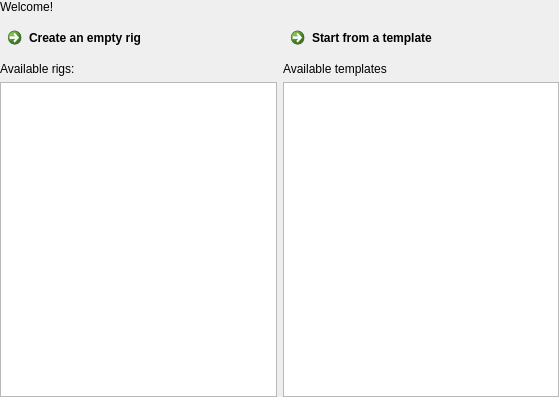
<?xml version="1.0" encoding="UTF-8"?>
<ui version="4.0">
 <class>Form</class>
 <widget class="QWidget" name="Form">
  <property name="geometry">
   <rect>
    <x>0</x>
    <y>0</y>
    <width>559</width>
    <height>397</height>
   </rect>
  </property>
  <property name="windowTitle">
   <string>Form</string>
  </property>
  <layout class="QVBoxLayout" name="verticalLayout">
   <property name="leftMargin">
    <number>0</number>
   </property>
   <property name="topMargin">
    <number>0</number>
   </property>
   <property name="rightMargin">
    <number>0</number>
   </property>
   <property name="bottomMargin">
    <number>0</number>
   </property>
   <item>
    <widget class="QLabel" name="label">
     <property name="text">
      <string>Welcome!</string>
     </property>
    </widget>
   </item>
   <item>
    <layout class="QHBoxLayout" name="horizontalLayout">
     <item>
      <layout class="QVBoxLayout" name="verticalLayout_6">
       <item>
        <widget class="QCommandLinkButton" name="btn_create_rig_default">
         <property name="text">
          <string>Create an empty rig</string>
         </property>
        </widget>
       </item>
       <item>
        <widget class="QLabel" name="label_3">
         <property name="text">
          <string>Available rigs:</string>
         </property>
        </widget>
       </item>
       <item>
        <widget class="QTableView" name="tableView_types_rig">
         <property name="selectionMode">
          <enum>QAbstractItemView::SingleSelection</enum>
         </property>
         <property name="selectionBehavior">
          <enum>QAbstractItemView::SelectRows</enum>
         </property>
         <attribute name="horizontalHeaderVisible">
          <bool>false</bool>
         </attribute>
         <attribute name="horizontalHeaderStretchLastSection">
          <bool>true</bool>
         </attribute>
         <attribute name="verticalHeaderVisible">
          <bool>false</bool>
         </attribute>
        </widget>
       </item>
      </layout>
     </item>
     <item>
      <layout class="QVBoxLayout" name="verticalLayout_8">
       <item>
        <widget class="QCommandLinkButton" name="btn_create_rig_template">
         <property name="text">
          <string>Start from a template</string>
         </property>
        </widget>
       </item>
       <item>
        <widget class="QLabel" name="label_4">
         <property name="text">
          <string>Available templates</string>
         </property>
        </widget>
       </item>
       <item>
        <widget class="QTableView" name="tableView_types_template">
         <property name="selectionMode">
          <enum>QAbstractItemView::SingleSelection</enum>
         </property>
         <property name="selectionBehavior">
          <enum>QAbstractItemView::SelectRows</enum>
         </property>
         <attribute name="horizontalHeaderVisible">
          <bool>false</bool>
         </attribute>
         <attribute name="horizontalHeaderStretchLastSection">
          <bool>true</bool>
         </attribute>
         <attribute name="verticalHeaderVisible">
          <bool>false</bool>
         </attribute>
        </widget>
       </item>
      </layout>
     </item>
    </layout>
   </item>
  </layout>
 </widget>
 <resources/>
 <connections/>
</ui>
